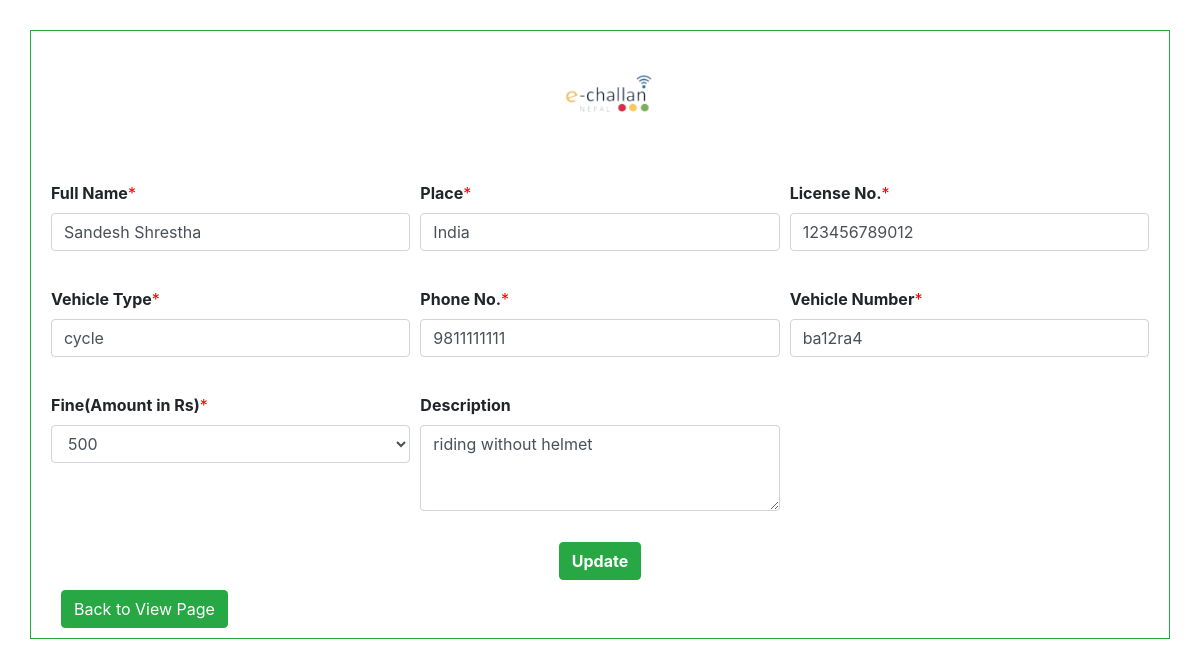
/html/Editchallan.php?id=12 (signed in), run on the app's committed database.
### tables this page shows
CREATE TABLE `challan` (
  `name` varchar(40) DEFAULT NULL,
  `place` varchar(40) NOT NULL,
  `license_no` varchar(40) NOT NULL,
  `vehicle_no` varchar(40) NOT NULL,
  `vehicle_type` varchar(40) NOT NULL,
  `created_by` varchar(40) NOT NULL,
  `challan_id` int(11) NOT NULL,
  `phone_no` bigint(11) NOT NULL,
  `fine_amount` int(11) NOT NULL,
  `challan_desc` varchar(100) NOT NULL
);

### html/Editchallan.php (the view, shortened to what this page needs)
<?php
include "../backend/connect_db.php";
$id = $_GET['id'];
$query = "SELECT * FROM challan where challan_id = '$id'";
$result = mysqli_query($conn, $query);
$data = mysqli_fetch_array($result);
?>
<!DOCTYPE html>
<html>
<head>
  <link rel="stylesheet" href="https://maxcdn.bootstrapcdn.com/bootstrap/4.5.2/css/bootstrap.min.css">
  <link rel="stylesheet" href="../css/addUser.css">
</head>
<body>
  <form action="../backend/backend_edit_challan.php" method="post">
    <div class="container border border-success">
      <div class="row">
        <div class="col-sm-5">
        </div>
        <div class="col-sm-4" id="logo">
          <img src="../images/logo1.png" width="50%" height="100%">
        </div>
      </div>
      <div class="form-row">
        <div class="form-group col-md-4">
          <label for="inputEmail4"><strong>Full Name</strong><span style="color: red">*</span></label>
          <input type="text" class="form-control" placeholder="" name="name" value="<?php echo $data['name'] ?>" required>
        </div>
        <div class="form-group col-md-4">
          <label for="inputEmail4"><strong>Place</strong><span style="color: red">*</span></label>
          <input type="text" class="form-control" placeholder="" name="place" value="<?php echo $data['place'] ?>" required>
        </div>
        <div class="form-group col-md-4">
          <label for="inputPassword4"><strong>License No.</strong><span style="color: red">*</span></label>
          <input type="text" class="form-control" placeholder="" name="license_no" value="<?php echo $data['license_no'] ?>" required>
        </div>
      </div>
      <div class="form-row">
        <div class="form-group col-md-4">
          <label for="inputState"><strong>Vehicle Type</strong><span style="color: red">*</span></label>
          <input type="text" class="form-control" placeholder="" name="vehicle_type" value="<?php echo $data['vehicle_type'] ?>" required>
        </div>
        <div class="form-group col-md-4">
          <label for="inputAddress2"><strong>Phone No.</strong><span style="color: red">*</span></label>
          <input type="number" class="form-control" placeholder="" name="phone_no" max ="9999999999"value="<?php echo $data['phone_no'] ?>" required>
        </div>
        <div class="form-group col-md-4">
          <label for="inputAddress"><strong>Vehicle Number</strong><span style="color: red">*</span></label>
          <input type="text" class="form-control" placeholder="" name="vehicle_no" value="<?php echo $data['vehicle_no'] ?>">
        </div>
      </div>
      <div class="form-row">
        <div class="form-group col-md-4">
          <label for="inputState"><strong>Fine(Amount in Rs)</strong><span style="color: red">*</span></label>
          <select id="inputState" class="form-control" name="fine_amount" value="<?php echo $data['vehicle_no'] ?>" required>
            <option selected>500</option>
          </select>
        </div>
        <div class="form-group col-md-4">
          <label for="inputAddress2"><strong>Description</strong></label>
          <textarea class="form-control" rows="3" id="comment" name="challan_desc"><?php echo $data['challan_desc'] ?></textarea>
        </div>
      </div>
      <div class="container text-center">
        <button type="login" class="btn btn-success" name="create"><strong>Update</strong></button>
      </div>
      <div class="container text-left">
        <a href="ViewChallan.php" class="btn btn-success" role="button">Back to View Page</a>
      </div>
    </div>
  </form>
</body>
</html>

### css/addUser.css (style rules this page uses)
body { padding:30px; }
div { padding: 5px; }

### data on the page
challan: name "Sandesh Shrestha", place "India", license_no "123456789012", vehicle_type "cycle", vehicle_no "ba12ra4", fine_amount "500", challan_desc "riding without helmet"
